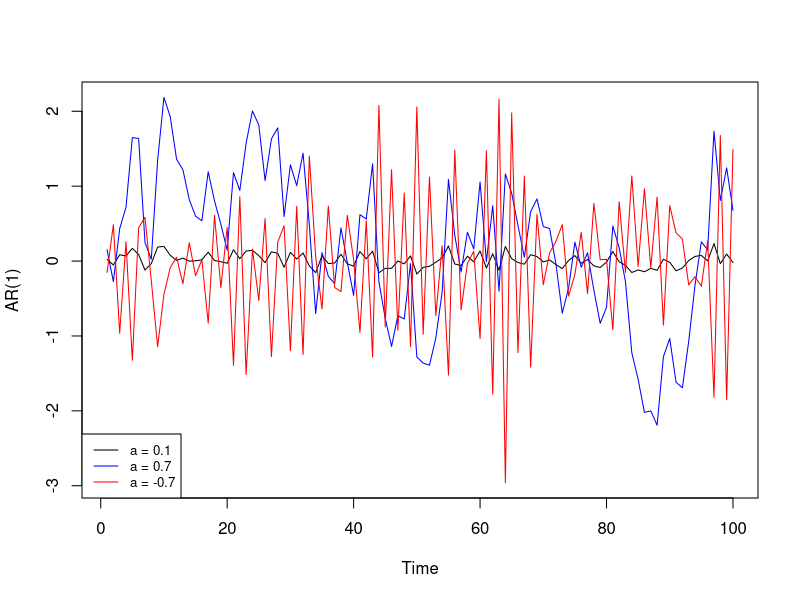
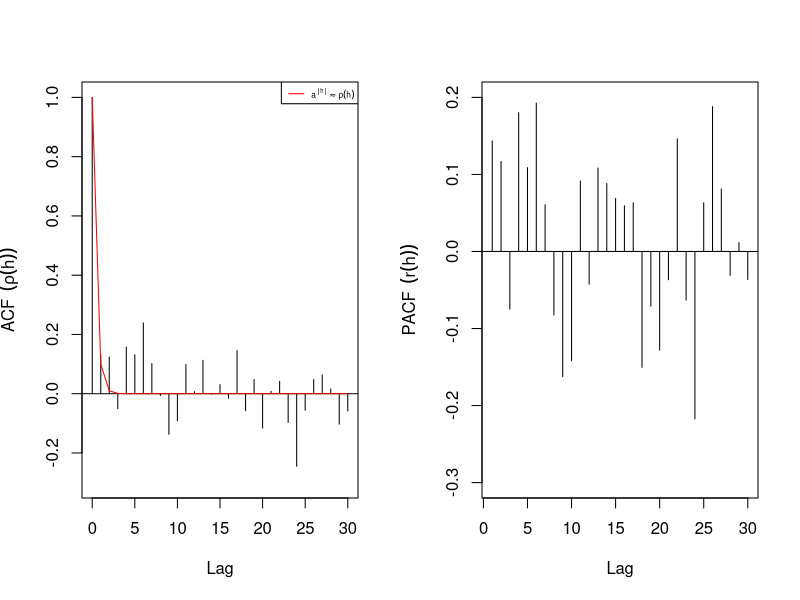
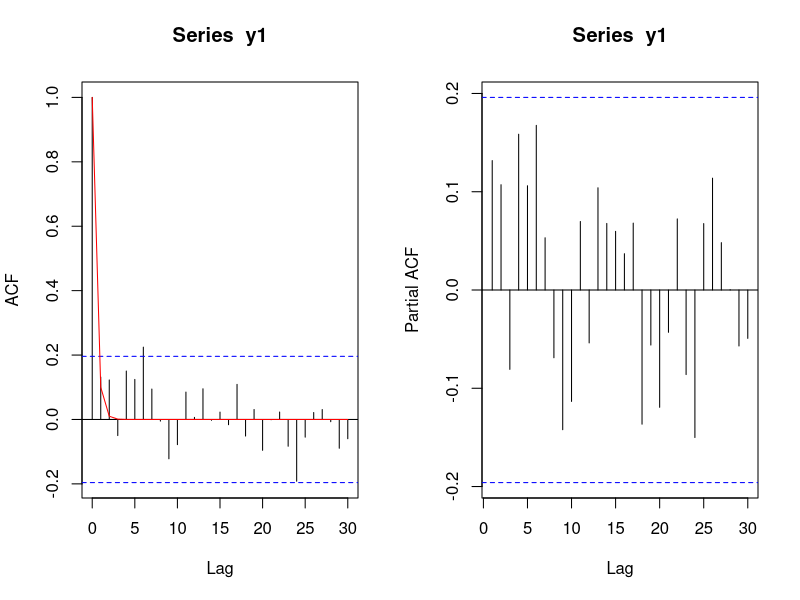
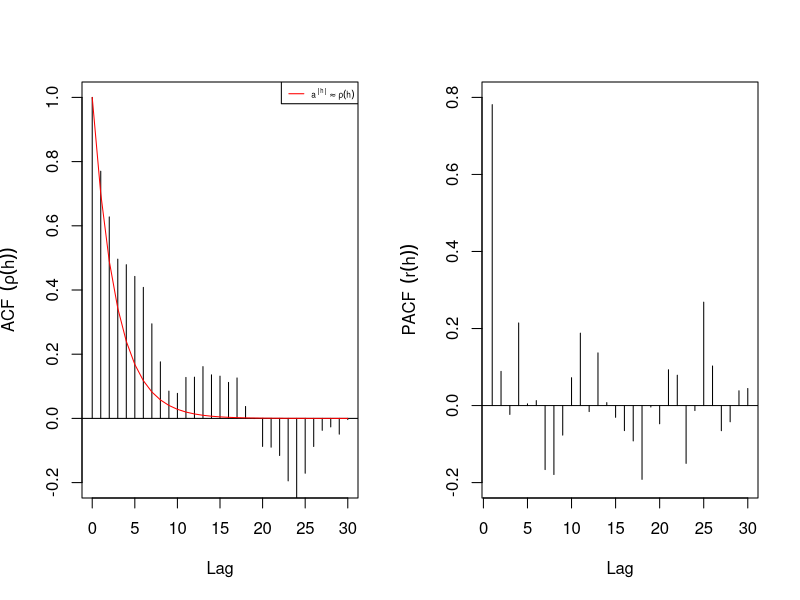
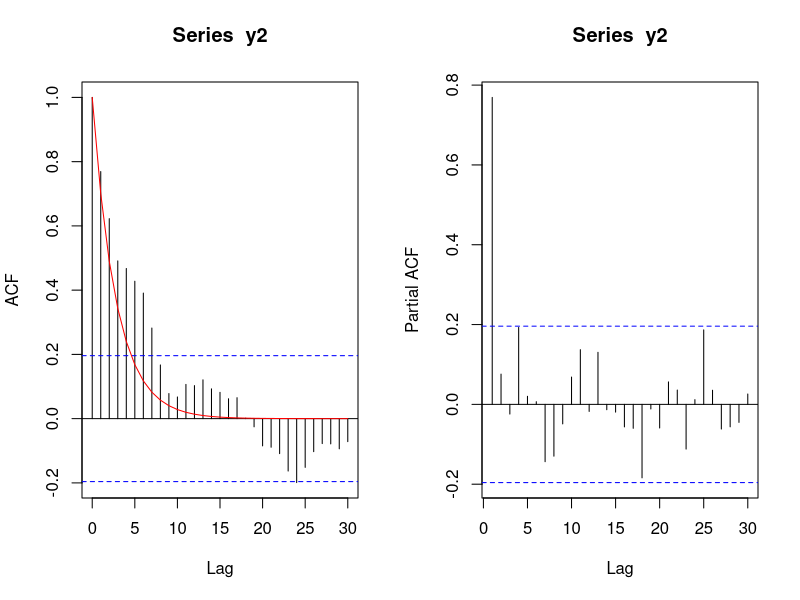
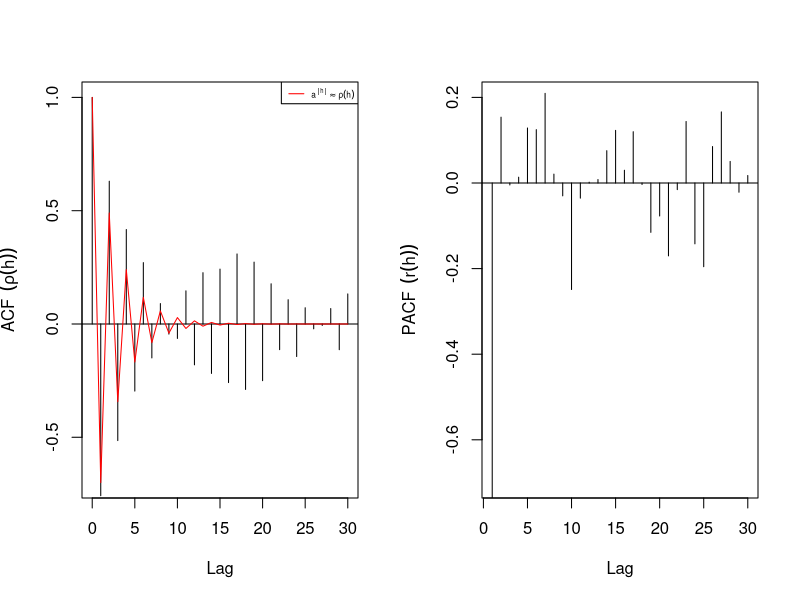
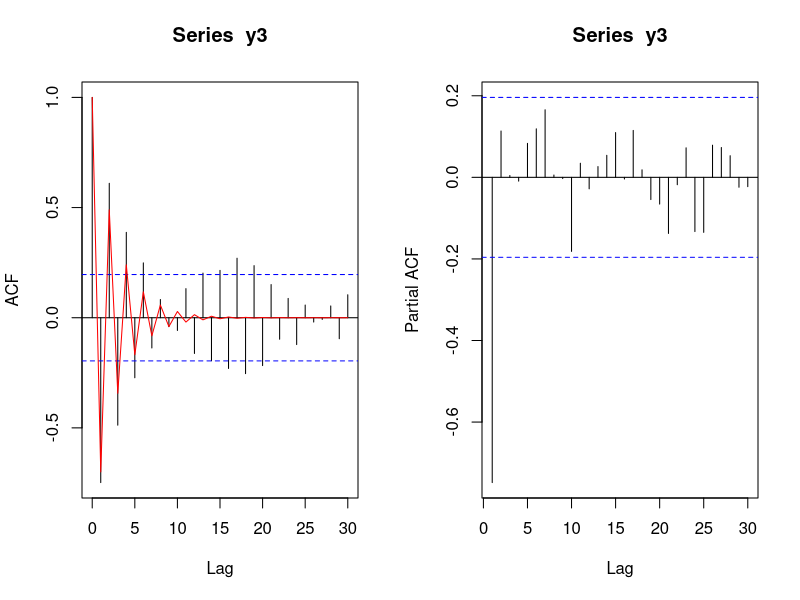
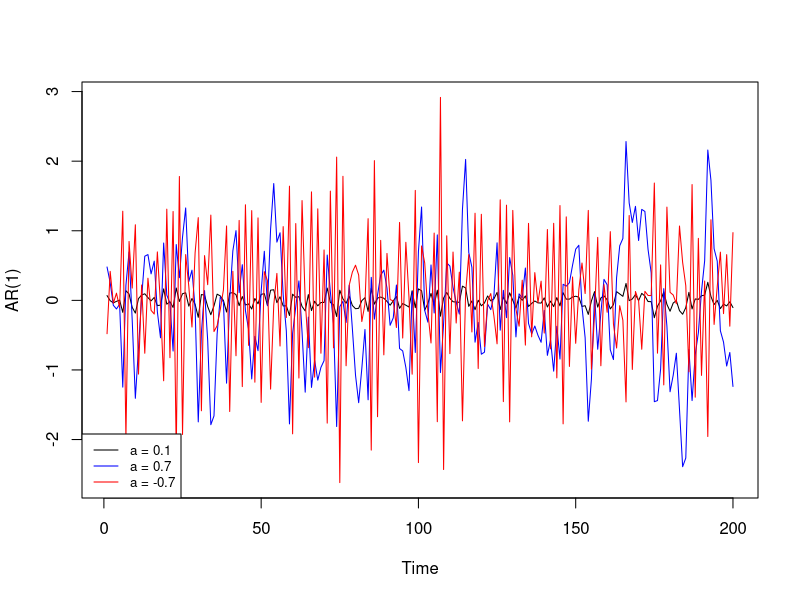

These charts were generated, in order, by the following R code:
rm(list=objects())
library(xts)

#### Data simulation

set.seed(4) # ensures reproducible results

n = 100
t = 1:n

## AR(1)

# Generation

eps = rnorm(n,0,1)

ar1_t = function(t, a, epsilon){
  epsilon = head(epsilon, t)
  powers_a = a^((t):1) # to start with y[1] = a*eps[1]. If you want to start with y[1]=eps[1], should be a^((t-1):0)
  return(powers_a %*% epsilon) # * is done term-by-term. %*% is the matrix multiplication.
}

y1 = sapply(1:n, ar1_t, a=0.1, epsilon=eps)
y2 = sapply(1:n, ar1_t, a=0.7, epsilon=eps)
y3 = sapply(1:n, ar1_t, a=-0.7, epsilon=eps)

plot(t, y1, type='l', xlab="Time", ylab="AR(1)", ylim=range(y1,y2,y3))
lines(t, y2, col='blue')
lines(t, y3, col='red')
legend("bottomleft", legend=c("a = 0.1", "a = 0.7", "a = -0.7"),
       lty=1, col=c("black","blue","red"), cex=0.8)

# a=0.1 => less variance.
# a=-0.7 => more round trips around 0.

#### ACF and PACF functions

autoCorr = function(x,h)
{
  x.lag = lag.xts(x, k=h, na.pad=T)
  return(cor(x.lag, x, use="pairwise.complete.obs"))
}

PartialAutoCorr<-function(x,h)
{
  # lag.xts allows to keep NA at the beginning using na.pad = T.
  # lag from stats (base R) package does not provide this option.
  x.lag = sapply(1:h, lag.xts, x=x, na.pad=T)
  # creates a matrices oh h columns, n rows (where n = length(x))
  # column k is the k-th lag of x (thus containing k NA at the beginning, 
  # and then x[1] until x[n-k]).
  # equivalent to:
  # x.lag = lapply(1:h, lag.xts, x=x, na.pad=T)
  # x.lag = matrix(unlist(x.lag), ncol=length(x.lag))
  reg = lm(x~x.lag-1)
  return(as.numeric(tail(reg$coef,1)))
}

#### Results on our data

par(mfrow=c(1,2)) # In the plot window, 1 line and 2 columns: 2 plots next to each other.

## a = 0.1

acf1 = c(1, sapply(c(1:30), autoCorr, x=y1))
plot(0:30, acf1, type='h', ylim=c(-0.3,1), xlab="Lag", ylab=expression(ACF ~~ (rho(h))))
abline(h=0)
lines(c(0:30),0.1^c(0:30),col='red') 
legend("topright", legend=c(expression(a^group("|",h,"|") %~~% rho(h))), 
       lty=1, col="red", cex=0.5)
# ρ(h) =a^|h| for an AR of parameter a. We obtain coherent results with this.

pacf1 = sapply(c(1:30), PartialAutoCorr, x=y1)
plot(1:30, pacf1, type='h', ylim=c(-0.3,0.2), xlab="Lag", ylab=expression(PACF ~~ (r(h))))
abline(h=0)

acf(y1, lag.max=30)
lines(c(0:30),0.1^c(0:30),col='red')

pacf(y1, lag.max=30)

## a = 0.7

acf2 = c(1, sapply(c(1:30), autoCorr, x=y2))
plot(0:30, acf2, type='h', ylim=c(-0.2,1), xlab="Lag", ylab=expression(ACF ~~ (rho(h))))
abline(h=0)
lines(c(0:30),0.7^c(0:30),col='red')
legend("topright", legend=c(expression(a^group("|",h,"|") %~~% rho(h))), 
       lty=1, col="red", cex=0.5)

pacf2 = sapply(c(1:30), PartialAutoCorr, x=y2)
plot(1:30, pacf2, type='h', ylim=c(-0.2,0.8), xlab="Lag", ylab=expression(PACF ~~ (r(h))))
abline(h=0)

acf(y2, lag.max=30)
lines(c(0:30),0.7^c(0:30),col='red')

pacf(y2, lag.max=30)

## a = -0.7

acf3 = c(1, sapply(c(1:30), autoCorr, x=y3))
plot(0:30, acf3, type='h', ylim=c(-0.7,1), xlab="Lag", ylab=expression(ACF ~~ (rho(h))))
abline(h=0)
lines(c(0:30),(-0.7)^c(0:30),col='red')
legend("topright", legend=c(expression(a^group("|",h,"|") %~~% rho(h))), 
       lty=1, col="red", cex=0.5)

pacf3 = sapply(c(1:30), PartialAutoCorr, x=y3)
plot(1:30, pacf3, type='h', ylim=c(-0.7,0.2), xlab="Lag", ylab=expression(PACF ~~ (r(h))))
abline(h=0)

acf(y3, lag.max=30)
lines(c(0:30),(-0.7)^c(0:30),col='red')

pacf(y3, lag.max=30)

# Generally, we have small differences with our handy functions, and the ones from R.
# It comes from the estimation procedure:
# - ACF uses the mean over the n-h observations and not all the observations
# - PACF fits autoregressive models of successively higher orders up to lag.max

# The exponential fit was not always really good (especially for a=0.7), 
# but we have really few data: thus we have more "noise" in comparison with 
# the processus structure itself.
# Increase the size!

par(mfrow=c(1,1))

n = 200
t = 1:n

eps = rnorm(n,0,1)

y1 = sapply(1:n, ar1_t, a=0.1, epsilon=eps)
y2 = sapply(1:n, ar1_t, a=0.7, epsilon=eps)
y3 = sapply(1:n, ar1_t, a=-0.7, epsilon=eps)

plot(t, y1, type='l', xlab="Time", ylab="AR(1)", ylim=range(y1,y2,y3))
lines(t, y2, col='blue')
lines(t, y3, col='red')
legend("bottomleft", legend=c("a = 0.1", "a = 0.7", "a = -0.7"),
       lty=1, col=c("black","blue","red"), cex=0.8)

par(mfrow=c(1,2)) 

acf1 = c(1, sapply(c(1:30), autoCorr, x=y1))
plot(0:30, acf1, type='h', ylim=c(-0.3,1), xlab="Lag", ylab=expression(ACF ~~ (rho(h))))
abline(h=0)
lines(c(0:30),0.1^c(0:30),col='red') 
legend("topright", legend=c(expression(a^group("|",h,"|") %~~% rho(h))), 
       lty=1, col="red", cex=0.5)

pacf1 = sapply(c(1:30), PartialAutoCorr, x=y1)
plot(1:30, pacf1, type='h', ylim=c(-0.3,0.2), xlab="Lag", ylab=expression(PACF ~~ (r(h))))
abline(h=0)

acf(y1, lag.max=30)
lines(c(0:30),0.1^c(0:30),col='red')

pacf(y1, lag.max=30)

acf2 = c(1, sapply(c(1:30), autoCorr, x=y2))
plot(0:30, acf2, type='h', ylim=c(-0.2,1), xlab="Lag", ylab=expression(ACF ~~ (rho(h))))
abline(h=0)
lines(c(0:30),0.7^c(0:30),col='red')
legend("topright", legend=c(expression(a^group("|",h,"|") %~~% rho(h))), 
       lty=1, col="red", cex=0.5)

pacf2 = sapply(c(1:30), PartialAutoCorr, x=y2)
plot(1:30, pacf2, type='h', ylim=c(-0.2,0.8), xlab="Lag", ylab=expression(PACF ~~ (r(h))))
abline(h=0)

acf(y2, lag.max=30)
lines(c(0:30),0.7^c(0:30),col='red')

pacf(y2, lag.max=30)

acf3 = c(1, sapply(c(1:30), autoCorr, x=y3))
plot(0:30, acf3, type='h', ylim=c(-0.7,1), xlab="Lag", ylab=expression(ACF ~~ (rho(h))))
abline(h=0)
lines(c(0:30),(-0.7)^c(0:30),col='red')
legend("topright", legend=c(expression(a^group("|",h,"|") %~~% rho(h))), 
       lty=1, col="red", cex=0.5)

pacf3 = sapply(c(1:30), PartialAutoCorr, x=y3)
plot(1:30, pacf3, type='h', ylim=c(-0.7,0.2), xlab="Lag", ylab=expression(PACF ~~ (r(h))))
abline(h=0)

acf(y3, lag.max=30)
lines(c(0:30),(-0.7)^c(0:30),col='red')

pacf(y3, lag.max=30)

# The exponential speed of decrease is really better fitted!

par(mfrow=c(1,1))

#### Data generation: MA(4)

n = 100
t = 1:n

eps = rnorm(n,0,1)

a4 = c(1,rep(2, 3))
y4 = stats::filter(eps, filter=a4, method = c("convolution"), sides=1, circular=FALSE)[4:n]

a5 = c(1,rep(0.5, 3))
y5 = stats::filter(eps, filter=a5, method = c("convolution"), sides=1, circular=FALSE)[4:n]

a6 = c(1,rep(-0.5, 3))
y6 = stats::filter(eps, filter=a6, method = c("convolution"), sides=1, circular=FALSE)[4:n]

new_t = 4:n

plot(new_t, y4, type='l', xlab="Time", ylab="MA(4)", ylim=range(y4,y5,y6, na.rm=TRUE))
lines(new_t, y5, col='blue')
lines(new_t, y6, col='red')

par(mfrow=c(1,2))

acf4 = c(1, sapply(c(1:30), autoCorr, x=y4))
plot(0:30, acf4, type='h', ylim=c(-0.3,1), xlab="Lag", ylab=expression(ACF ~~ (rho(h))))
abline(h=0)
abline(v=5, lty=3, col="red")
legend("topright", legend=c(expression(q+1: ~~ above ~~ it ~~ rho(h) %~~% 0)), 
       lty=3, col="red", cex=0.5)
# γ(q+h) = 0, for a MA(q). Here, we should have ACF near 0 starting from lag 5. 

pacf4 = sapply(c(1:30), PartialAutoCorr, x=y4)
plot(1:30, pacf4, type='h', ylim=c(-0.3,0.8), xlab="Lag", ylab=expression(PACF ~~ (r(h))))
abline(h=0)

acf(y4, lag.max=30)
abline(v=5, lty=3, col="red")

pacf(y4, lag.max=30)

acf5 = c(1, sapply(c(1:30), autoCorr, x=y5))
plot(0:30, acf5, type='h', ylim=c(-0.3,1), xlab="Lag", ylab=expression(ACF ~~ (rho(h))))
abline(h=0)
abline(v=5, lty=3, col="red")
legend("topright", legend=c(expression(q+1: ~~ above ~~ it ~~ rho(h) %~~% 0)), 
       lty=3, col="red", cex=0.5)

pacf5 = sapply(c(1:30), PartialAutoCorr, x=y5)
plot(1:30, pacf5, type='h', ylim=c(-0.3,0.7), xlab="Lag", ylab=expression(PACF ~~ (r(h))))
abline(h=0)

acf(y5, lag.max=30)
abline(v=5, lty=3, col="red")

pacf(y5, lag.max=30)

acf6 = c(1, sapply(c(1:30), autoCorr, x=y6))
plot(0:30, acf6, type='h', ylim=c(-0.4,1), xlab="Lag", ylab=expression(ACF ~~ (rho(h))))
abline(h=0)
abline(v=5, lty=3, col="red")
legend("topright", legend=c(expression(q+1: ~~ above ~~ it ~~ rho(h) %~~% 0)), 
       lty=3, col="red", cex=0.5)

pacf6 = sapply(c(1:30), PartialAutoCorr, x=y6)
plot(1:30, pacf6, type='h', ylim=c(-0.4,0.2), xlab="Lag", ylab=expression(PACF ~~ (r(h))))
abline(h=0)

acf(y6, lag.max=30)
abline(v=5, lty=3, col="red")

pacf(y6, lag.max=30)

par(mfrow=c(1,1))

# The 0 coefficients for lags above 5 was clearly not the case.
# But we have a very small dataset, thus we have more "noise" in comparison with the
# processus structure itself.
# Increase the size!

n = 200
t = 1:n

eps = rnorm(n,0,1)

a4 = c(1,rep(2, 3))
y4 = stats::filter(eps, filter=a4, method = c("convolution"), sides=1, circular=FALSE)[4:n]

a5 = c(1,rep(0.5, 3))
y5 = stats::filter(eps, filter=a5, method = c("convolution"), sides=1, circular=FALSE)[4:n]

a6 = c(1,rep(-0.5, 3))
y6 = stats::filter(eps, filter=a6, method = c("convolution"), sides=1, circular=FALSE)[4:n]

new_t = 4:n

plot(new_t, y4, type='l', xlab="Time", ylab="MA(4)", ylim=range(y4,y5,y6, na.rm=TRUE))
lines(new_t, y5, col='blue')
lines(new_t, y6, col='red')

par(mfrow=c(1,2))

acf4 = c(1, sapply(c(1:30), autoCorr, x=y4))
plot(0:30, acf4, type='h', ylim=c(-0.2,1), xlab="Lag", ylab=expression(ACF ~~ (rho(h))))
abline(h=0)
abline(v=5, lty=3, col="red")
legend("topright", legend=c(expression(q+1: ~~ above ~~ it ~~ rho(h) %~~% 0)), 
       lty=3, col="red", cex=0.5)

pacf4 = sapply(c(1:30), PartialAutoCorr, x=y4)
plot(1:30, pacf4, type='h', ylim=c(-0.3,0.8), xlab="Lag", ylab=expression(PACF ~~ (r(h))))
abline(h=0)

acf(y4, lag.max=30)
abline(v=5, lty=3, col="red")

pacf(y4, lag.max=30)

acf5 = c(1, sapply(c(1:30), autoCorr, x=y5))
plot(0:30, acf5, type='h', ylim=c(-0.2,1), xlab="Lag", ylab=expression(ACF ~~ (rho(h))))
abline(h=0)
abline(v=5, lty=3, col="red")
legend("topright", legend=c(expression(q+1: ~~ above ~~ it ~~ rho(h) %~~% 0)), 
       lty=3, col="red", cex=0.5)

pacf5 = sapply(c(1:30), PartialAutoCorr, x=y5)
plot(1:30, pacf5, type='h', ylim=c(-0.2,0.7), xlab="Lag", ylab=expression(PACF ~~ (r(h))))
abline(h=0)

acf(y5, lag.max=30)
abline(v=5, lty=3, col="red")

pacf(y5, lag.max=30)

acf6 = c(1, sapply(c(1:30), autoCorr, x=y6))
plot(0:30, acf6, type='h', ylim=c(-0.4,1), xlab="Lag", ylab=expression(ACF ~~ (rho(h))))
abline(h=0)
abline(v=5, lty=3, col="red")
legend("topright", legend=c(expression(q+1: ~~ above ~~ it ~~ rho(h) %~~% 0)), 
       lty=3, col="red", cex=0.5)

pacf6 = sapply(1:30, PartialAutoCorr, x=y6)
plot(1:30, pacf6, type='h', ylim=c(-0.4,0.2), xlab="Lag", ylab=expression(PACF ~~ (r(h))))
abline(h=0)

acf(y6, lag.max=30)
abline(v=5, lty=3, col="red")

pacf(y6, lag.max=30)

# With a bigger data set, we indeed have 0 coefficients for h >= 5.

par(mfrow=c(1,1))
